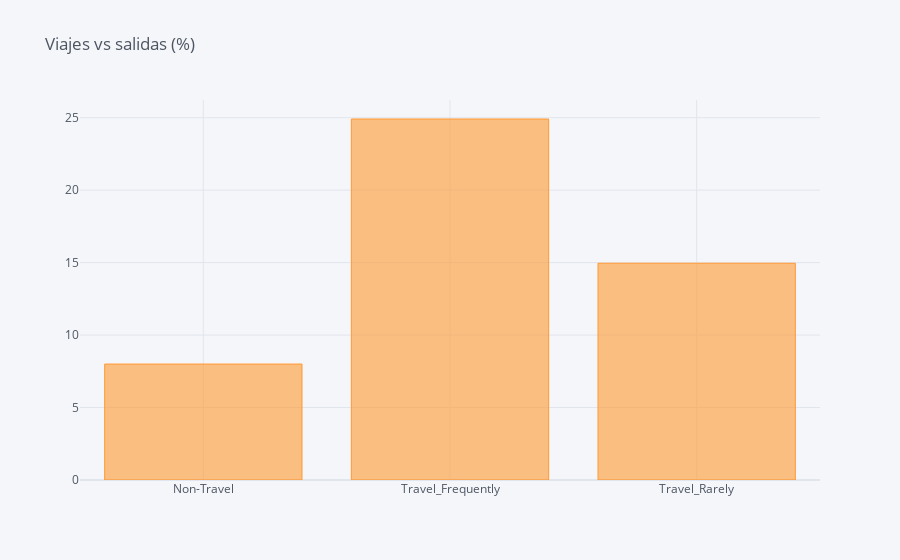

Write notebook code for a chart like this one.
### Code cell
df_BusinessTravel = pd.DataFrame(columns=["Business Travel", "% of Leavers"])
i=0
for field in list(df_HR['BusinessTravel'].unique()):
    ratio = df_HR[(df_HR['BusinessTravel']==field)&(df_HR['Attrition']=="Yes")].shape[0] / df_HR[df_HR['BusinessTravel']==field].shape[0]
    df_BusinessTravel.loc[i] = (field, ratio*100)
    i += 1
    #print("In {}, the ratio of leavers is {:.2f}%".format(field, ratio*100))    
df_BT = df_BusinessTravel.groupby(by="Business Travel").sum()
df_BT.iplot(kind='bar',title='Viajes vs salidas (%)')

### Figure 1 — Plotly figure (JSON) as saved in the notebook; plotly's stock layout.template omitted (floating-point values rounded to 4 significant figures)
{"data": [{"marker": {"color": "rgba(255, 153, 51, 0.6)", "line": {"color": "rgba(255, 153, 51, 1.0)", "width": 1}}, "name": "% of Leavers", "orientation": "v", "text": "", "type": "bar", "x": ["Non-Travel", "Travel_Frequently", "Travel_Rarely"], "y": [8, 24.91, 14.96]}], "layout": {"legend": {"bgcolor": "#F5F6F9", "font": {"color": "#4D5663"}}, "paper_bgcolor": "#F5F6F9", "plot_bgcolor": "#F5F6F9", "title": {"font": {"color": "#4D5663"}, "text": "Viajes vs salidas (%)"}, "xaxis": {"gridcolor": "#E1E5ED", "showgrid": true, "tickfont": {"color": "#4D5663"}, "title": {"font": {"color": "#4D5663"}, "text": ""}, "zerolinecolor": "#E1E5ED"}, "yaxis": {"gridcolor": "#E1E5ED", "showgrid": true, "tickfont": {"color": "#4D5663"}, "title": {"font": {"color": "#4D5663"}, "text": ""}, "zerolinecolor": "#E1E5ED"}}}
